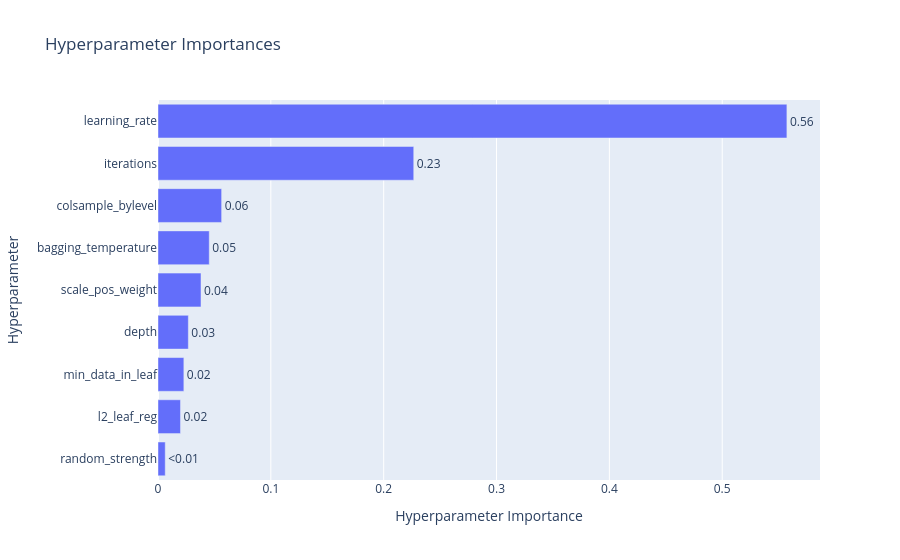

Notebook code for this chart:
### Code cell
#VISUALISE PARAMETER IMPORTANCE
optuna.visualization.plot_param_importances(study_cb).show()

### Figure 1 — Plotly figure (JSON) as saved in the notebook; plotly's stock layout.template omitted (floating-point values rounded to 4 significant figures)
{"data": [{"cliponaxis": false, "hovertemplate": ["random_strength (FloatDistribution): 0.0064186625182173175<extra></extra>", "l2_leaf_reg (FloatDistribution): 0.019920164670520376<extra></extra>", "min_data_in_leaf (IntDistribution): 0.022915352827170568<extra></extra>", "depth (IntDistribution): 0.02688464852842473<extra></extra>", "scale_pos_weight (FloatDistribution): 0.03810559457755607<extra></extra>", "bagging_temperature (FloatDistribution): 0.04541322169946331<extra></extra>", "colsample_bylevel (FloatDistribution): 0.05638497924915795<extra></extra>", "iterations (IntDistribution): 0.22663320900249315<extra></extra>", "learning_rate (FloatDistribution): 0.5573241669269967<extra></extra>"], "name": "Objective Value", "orientation": "h", "text": ["<0.01", "0.02", "0.02", "0.03", "0.04", "0.05", "0.06", "0.23", "0.56"], "textposition": "outside", "type": "bar", "x": [0.006419, 0.01992, 0.02292, 0.02688, 0.03811, 0.04541, 0.05638, 0.2266, 0.5573], "y": ["random_strength", "l2_leaf_reg", "min_data_in_leaf", "depth", "scale_pos_weight", "bagging_temperature", "colsample_bylevel", "iterations", "learning_rate"]}], "layout": {"title": {"text": "Hyperparameter Importances"}, "xaxis": {"title": {"text": "Hyperparameter Importance"}}, "yaxis": {"title": {"text": "Hyperparameter"}}}}
